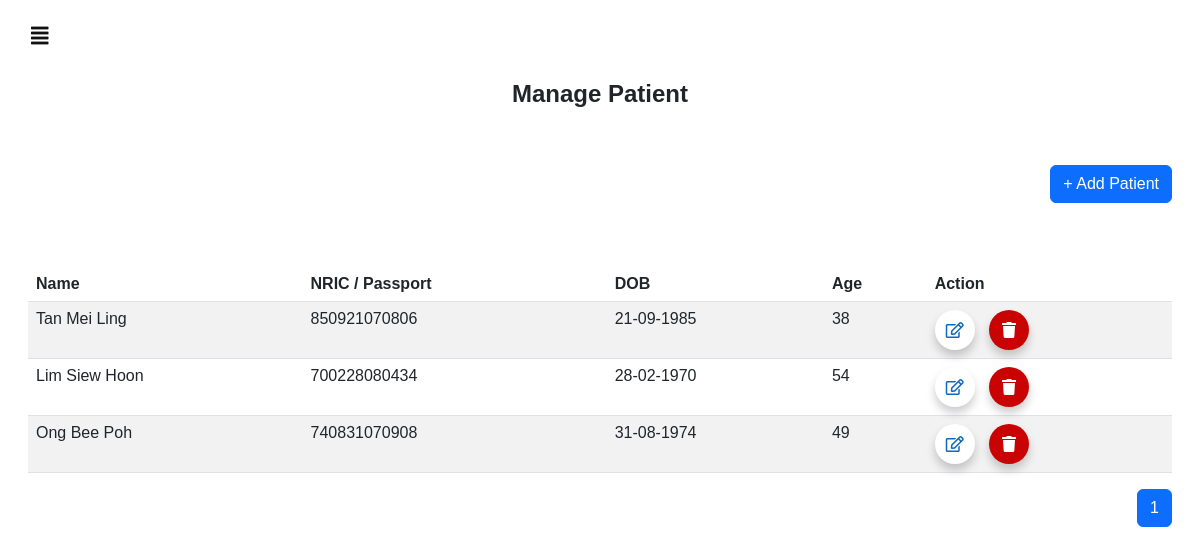
Screenshot of /homepage/ (signed in) with the database file from the repository.
### users/models.py (models this page shows, shortened)
class Patient(models.Model):
    fullname = models.CharField(max_length=100)
    nric_passport = models.CharField(max_length=20, unique=True)
    dob = models.DateField()
    age = models.IntegerField()
    created_at = models.DateTimeField(auto_now_add=True)
    deleted = models.BooleanField(default=False)
    allergies = models.ManyToManyField(Property, related_name='patients_with_allergy')

### users/views.py (the view)
# urls.py: path('homepage/', views.homepage, name="homepage"),
def homepage(request):
    patients = Patient.objects.filter(deleted=False).order_by('created_at')
    allergies = Property.objects.all()
    paginator = Paginator(patients,10)
    page_number = request.GET.get('page')
    page = paginator.get_page(page_number)
    max_pages = paginator.num_pages
    current_page = page.number
    page_range = range(max(1, current_page - 2), min(max_pages, current_page + 2) + 1)
    context={
        'patients': page,
        'allergies': allergies,
        'page_range': page_range
    }
    return render(request,'homepage.html', context)

### templates/homepage.html (shortened to what this page needs)
{% extends "sidebar.html" %}
{% block content %}
<html>
    <head>
    </head>
    <body>
        <br>
        <h4><center><b>Manage Patient</b></center></h4>
        <br><br>
        <div class="row justify-content-end">
            <div class="col-auto">
                <button type="button" class="btn btn-primary mb-3" data-bs-toggle="modal" data-bs-target="#addPatientModal" onclick="resetPatientForm()">
                    <a href="#" class="addPatientButton">+ Add Patient</a>
                </button>
            </div>
        </div>
        <br><br>
        <table class="table table-striped">
            <thead>
                <tr>
                    <th>Name</th>
                    <th>NRIC / Passport</th>
                    <th>DOB</th>
                    <th>Age</th>
                    <th>Action</th>
                </tr>
            </thead>
            <tbody>
                {% for patient in patients %}
                <tr>
                    <td>{{ patient.fullname }}</td>
                    <td>{{ patient.nric_passport }}</td>
                    <td>{{ patient.dob|date:"d-m-Y" }}</td>
                    <td>{{ patient.age }}</td>
                    <td class="action-buttons">
                        <button type="button" class="btn btn-primary edit-icon-btn" data-bs-toggle="modal" data-bs-target="#editPatientModal{{ patient.id }}" title="Edit Patient"><i class="far fa-edit"></i></button>
                        <button type="button" class="btn btn-primary delete-icon-btn" data-bs-toggle="modal" data-bs-target="#deletePatientModal{{ patient.id }}" title="Delete Patient"><i class="fas fa-trash"></i></button>
                    </td>
                </tr>
                {% endfor %}
            </tbody>
        </table>
        <nav aria-label="Page navigation example">
            <ul class="pagination justify-content-end">
                {% for i in page_range %}
                    {% if i == patients.number %}
                    <li class="page-item active">
                        <span class="page-link">{{ i }}</span>
                    </li>
                    {% else %}
                    <li class="page-item">
                        <a class="page-link" href="?page={{ i }}">{{ i }}</a>
                    </li>
                    {% endif %}
                {% endfor %}
            </ul>
        </nav>
    </body>
</html>
{% endblock %}

### templates/sidebar.html (style rules this page uses)
body { font-family: "Arial", sans-serif; }

### templates/homepage.html (style rules this page uses)
body { font-family: "Arial", sans-serif; }
.addPatientButton { color: white; text-decoration: none; }
.edit-icon-btn { display: inline-block; color: #0f69bc !important; text-decoration: none; background-color: #ffffff !important; border: #ffffff !important; box-shadow: 0 6px 10px rgba(0, 0, 0, 0.2); border-radius: 50%; width: 40px; height: 40px; padding: 0; }
.delete-icon-btn { display: inline-block; color: #ffffff !important; background-color: #c90303 !important; border: #c90303 !important; box-shadow: 0 6px 10px rgba(0, 0, 0, 0.2); border-radius: 50%; width: 40px; height: 40px; padding: 0; margin-left: 10px; }

### rows the page displays
Patient: fullname "Tan Mei Ling", nric_passport "850921070806", dob "21-09-1985", age "38"
Patient: fullname "Lim Siew Hoon", nric_passport "700228080434", dob "28-02-1970", age "54"
Patient: fullname "Ong Bee Poh", nric_passport "740831070908", dob "31-08-1974", age "49"

### other values shown
{{ i }} "1"
